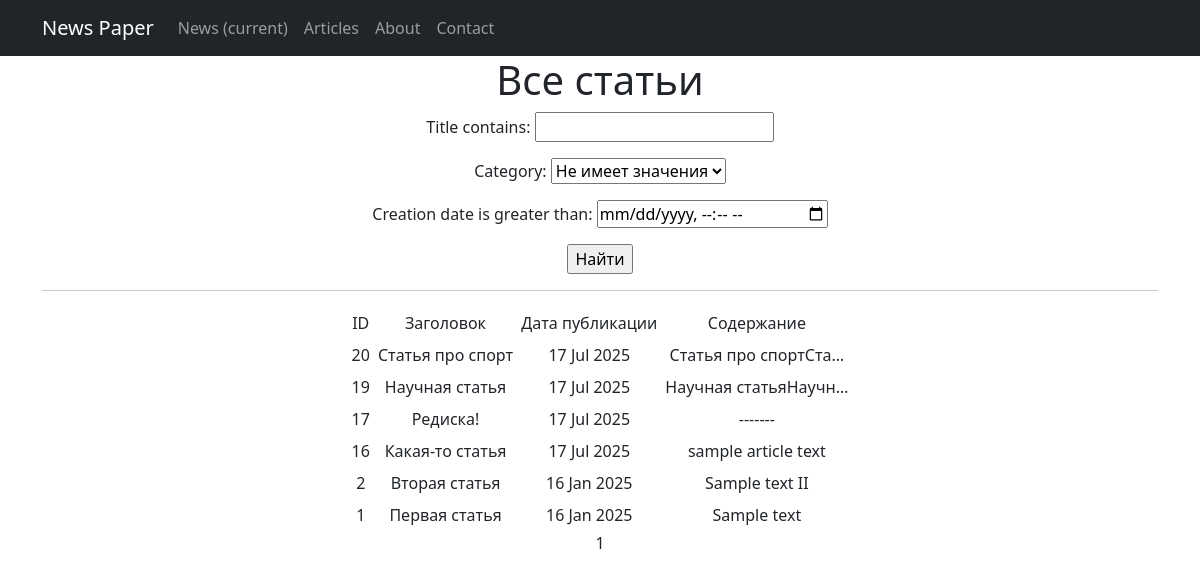
The page /news/articles/ on the database its author committed.
### news/models.py (models this page shows, shortened)
class Post(models.Model):
    author = models.ForeignKey(Author, on_delete=models.CASCADE)
    news = 'NW'
    article = 'AR'
    CATHEGORY_CHOICES = (
        (news, 'Новость'),
        (article, 'Статья')
    )
    category_type = models.CharField(max_length=2, choices=CATHEGORY_CHOICES, default=article)
    creation_date = models.DateTimeField(auto_now_add=True)
    post_category = models.ManyToManyField(Category, through='PostCategory')
    title = models.CharField(max_length=128)
    text = models.TextField()
    rating = models.SmallIntegerField(default=0)

### news/views.py (the view)
# urls.py: path('articles/', ArticlesList.as_view(), name = 'articles'),
class ArticlesList(ListView):
    ordering = '-creation_date'
    queryset = Post.objects.filter(
        category_type = 'AR'
        )
    template_name = 'articles.html'
    context_object_name = 'articles'
    paginate_by = 10
    def get_queryset(self):
       queryset = super().get_queryset()
       self.filterset = NewsFilter(self.request.GET, queryset)
       return self.filterset.qs
    def get_context_data(self, **kwargs):
       context = super().get_context_data(**kwargs)
       context['filterset'] = self.filterset
       return context

### news/models.py (called while the page is built)
    def __str__(self):
        return self.name

### news/templatetags/custom_filters.py (called while the page is built)
def replace(word):
    if word.lower() in POSSIBLE_CURSES:
        repl = ''.join([word[0]]+[l.replace(l, "*") for l in word[1:]])
        return repl
    else:
        return word

@register.filter()
def censor(value):
    if type(value)==str:
        value = ' '.join([replace(word) for word in value.split()])
        return f'{value}'
    else:
        return f'{value}'

### templates/articles.html (shortened to what this page needs)
{% extends 'flatpages/default.html' %}
{% load custom_filters %}
{% block content %}
   <h1>Все статьи</h1>
   <form action="" method="get">
       {{ filterset.form.as_p }}
       <input type="submit" value="Найти" />
   </form>
   <hr>
   {% if articles %}
        <table  align="center" class="table-sm">
           <tr>
               <td>ID</td>
               <td>Заголовок</td>
               <td>Дата публикации</td>
               <td>Содержание</td>
           </tr>
           {% for a in articles %}
           <tr>
                <td>{{ a.id }}</td>
               <td>{{ a.title|censor }}</td>
               <td>{{ a.creation_date|date:'d M Y' }}</td>
               <td>{{ a.text|truncatechars:20|censor }}</td>
           </tr>
           {% endfor %}
       </table>
   {% else %}
       <h2>Пока без новостей!</h2>
   {% endif %}
   {{ page_obj.number }}
{% endblock content %}

### rows shown on the page
Post: id "20", title|censor "Статья про спорт", creation_date "17 Jul 2025", text|censor "Статья про спортСта…"
Post: id "19", title|censor "Научная статья", creation_date "17 Jul 2025", text|censor "Научная статьяНаучн…"
Post: id "17", title|censor "Редиска!", creation_date "17 Jul 2025", text|censor "-------"
Post: id "16", title|censor "Какая-то статья", creation_date "17 Jul 2025", text|censor "sample article text"
Post: id "2", title|censor "Вторая статья", creation_date "16 Jan 2025", text|censor "Sample text II"
Post: id "1", title|censor "Первая статья", creation_date "16 Jan 2025", text|censor "Sample text"

### other values the page prints
{{ page_obj.number }} "1"
